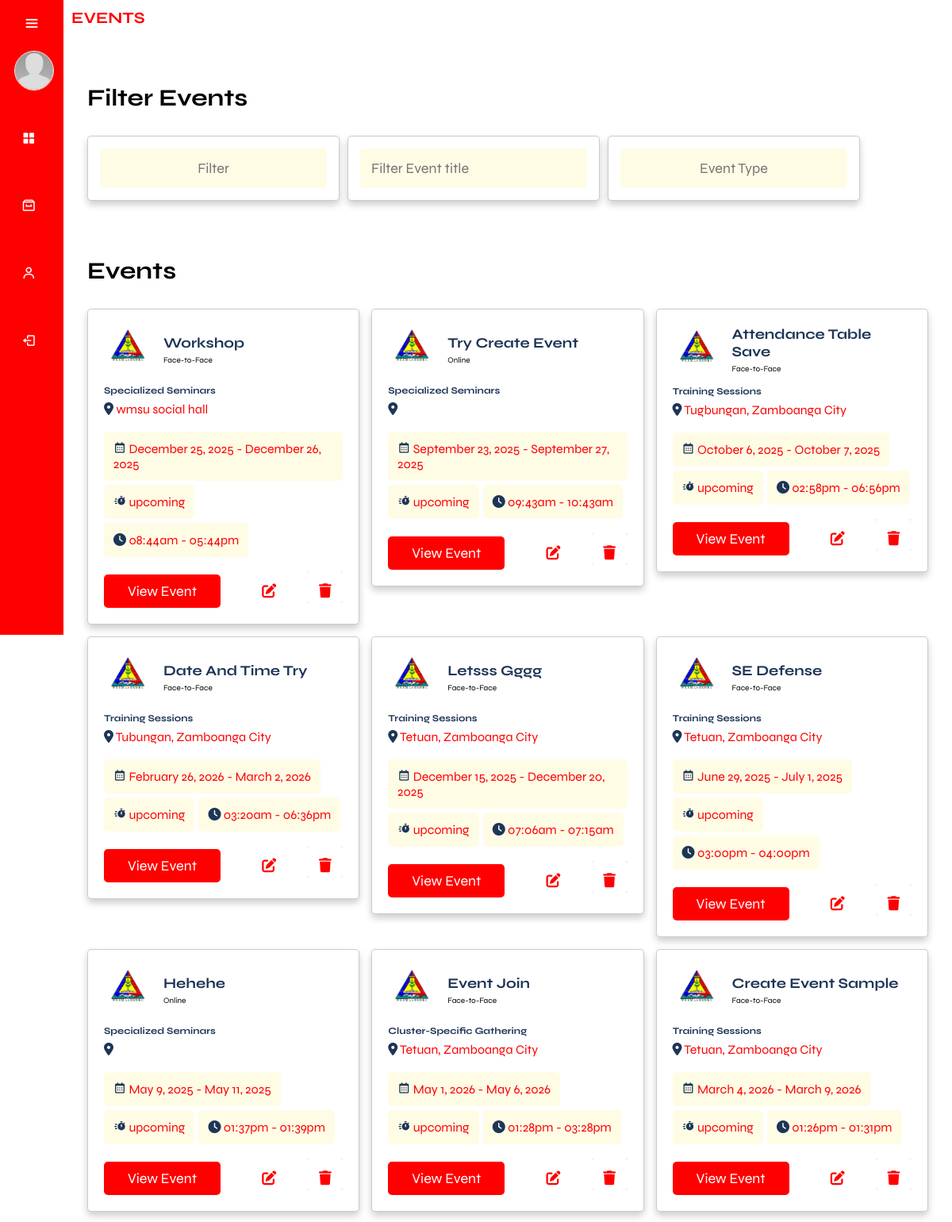
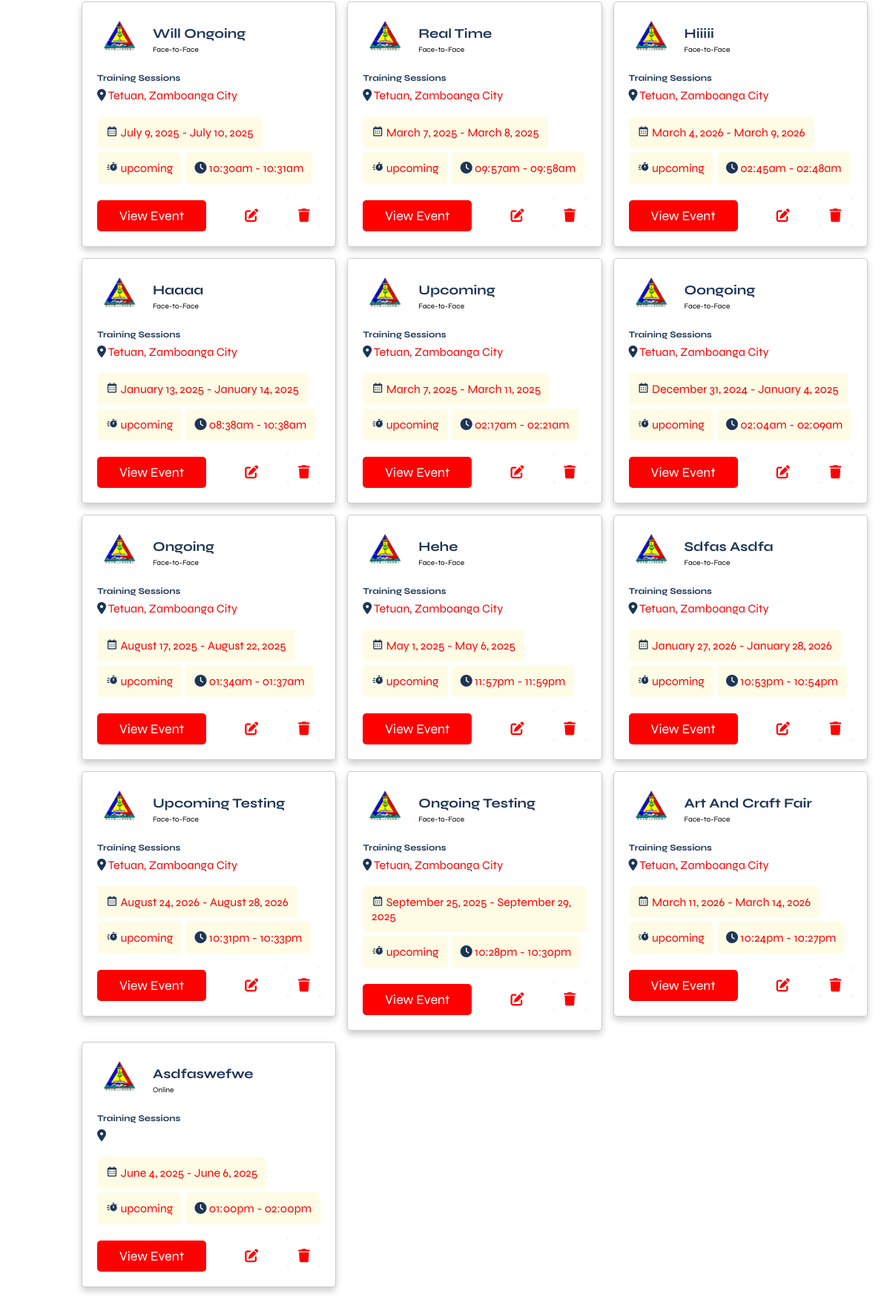
Screenshot of /admin/landingPage2.php with the database file from the repository (2 pictures, top to bottom).
### tables this page shows
CREATE TABLE `events` (
  `event_id` int(11) NOT NULL,
  `event_title` varchar(255) NOT NULL,
  `event_description` text DEFAULT NULL,
  `event_type` varchar(50) NOT NULL,
  `event_mode` varchar(50) NOT NULL,
  `event_photo_path` varchar(255) DEFAULT NULL,
  `location` varchar(255) NOT NULL,
  `date_start` date NOT NULL,
  `date_end` date NOT NULL,
  `time_start` time NOT NULL,
  `time_end` time NOT NULL,
  `date_created` timestamp NOT NULL DEFAULT current_timestamp(),
  `event_link` text DEFAULT NULL,
  `cancelReason` text NOT NULL,
  `event_cancel` varchar(255) NOT NULL,
  `participant_limit` int(11) NOT NULL
);

### function/F.getEventGrid.php (the view, shortened to what this page needs)
<?php
    require_once('../db.connection/connection.php');
    $sql = "SELECT * FROM Events WHERE NOW() < CONCAT(date_end, ' ', time_end) AND (event_cancel IS NULL OR event_cancel = '') ORDER BY date_created DESC";
    $result = mysqli_query($conn, $sql);
    while ($row = mysqli_fetch_assoc($result)) {
        $eventTitle = $row['event_title'];
        $eventLocation = $row['location'];
        $eventDateStart = date('F j, Y', strtotime($row['date_start']));
        $eventDateEnd = date('F j, Y', strtotime($row['date_end']));
        $eventTimeStart = date('h:ia', strtotime($row['time_start']));
        $eventTimeEnd = date('h:ia', strtotime($row['time_end']));
        $eventMode = $row['event_mode'];
        $eventType = $row['event_type'];
        $eventId = $row['event_id'];
        $eventTimeZone = new DateTimeZone('Asia/Manila');
        $currentDateTime = new DateTime('now', $eventTimeZone);
        $eventStartDateTime = new DateTime($row['date_start'] . ' ' . $row['time_start'], $eventTimeZone);
        $eventEndDateTime = new DateTime($row['date_end'] . ' ' . $row['time_end'], $eventTimeZone);
        $eventStatus = '';
        if ($currentDateTime >= $eventStartDateTime && $currentDateTime <= $eventEndDateTime) {
            $eventStatus = 'ongoing';
        } elseif ($currentDateTime < $eventStartDateTime) {
            $eventStatus = 'upcoming';
        }
        if ($eventStatus === 'upcoming' || $eventStatus === 'ongoing') {
?>
            <div class="box" data-start-date="<?php echo $eventStartDateTime->format('Y-m-d H:i:s'); ?>" data-end-date="<?php echo $eventEndDateTime->format('Y-m-d H:i:s'); ?>">
                <div class="company">
                    <img src="img/wesmaarrdec-removebg-preview.png" alt="">
                    <div>
                        <h3><?php echo $eventTitle; ?></h3>
                        <span><?php echo $eventMode; ?></span>
                    </div>
                </div>
                <h3 class="event-title"><?php echo $eventType; ?></h3>
                <p class="location"><i class="fas fa-map-marker-alt"></i> <span><?php echo $eventLocation; ?></span></p>
                <div class="tags">
                    <p><i class='bx bx-calendar' ></i> <span><?php echo "$eventDateStart - $eventDateEnd"; ?></span></p>
                    <p><i class='bx bxs-timer'></i> <span><?php echo $eventStatus; ?></span></p>
                    <p><i class="fas fa-clock"></i> <span><?php echo "$eventTimeStart - $eventTimeEnd"; ?></span></p>
                </div>
                <div class="flex-btn">
                    <a href="view_event.php?event_id=<?php echo $row['event_id']; ?>" class="btn">view event</a>
                    <a href="editEventGrid.php?event_id=<?php echo $eventId; ?>" class="fa-solid fa-pen-to-square"></a>
                    <a href="javascript:void(0);" onclick="confirmDeleteEvent(<?php echo $eventId; ?>);">
                        <button class="btn_delete"><i class="fa fa-trash"></i></button>
                    </a>
                </div>
            </div>
<?php
        }
    }
?>

### admin/landingPage2.php (shortened to what this page needs)
<!DOCTYPE html>
<html lang="en">
<head>
    <link href='https://unpkg.com/boxicons@2.1.4/css/boxicons.min.css' rel='stylesheet'>
    <link rel="stylesheet" href="css/main.css">
</head>
<body>
    <?php
    require_once('../db.connection/connection.php');
    ?>
    <div class="sidebar">
        <div class="top">
            <i class="bx bx-menu" id="btnn"></i>
        </div>
        <div class="user">
            <?php if (!empty($Image)): ?>
                <img src="../assets/img/profilePhoto/<?php echo $Image; ?>" alt="user" class="user-img">
            <?php else: ?>
                <img src="../assets/img/profile.jpg" alt="default user" class="user-img">
            <?php endif; ?>
            <div>
            </div>
        </div>
        <ul>
            <li class="nav-sidebar">
                <a href="adminDashboard.php">
                    <i class="bx bxs-grid-alt"></i>
                </a>
            </li>
            <li class="events-side2 nav-sidebar">
                <a href="#" class="a-events">
                    <i class='bx bx-archive'></i>
                </a>
            </li>
            <li class="events-side nav-sidebar">
                <a href="#" class="a-events">
                    <i class='bx bx-user'></i>
                </a>
            </li>
            <li class="nav-sidebar">
                <a href="../login.php">
                    <i class="bx bx-log-out"></i>
                </a>
            </li>
        </ul>
    </div>
    <div class="main-content">
        <div class="containerr">
            <h3 class="dashboard">EVENTS</h3>
            <section class="event-filter">
                <h1 class="heading"></h1>
                <h1 class="heading">filter events</h1>
                <div class="flex2" style=" gap: 10px; margin-bottom:10px">
                    <form action="" method="post" style="margin-bottom:1rem; height:10%">
                        <div class="dropdown-container">
                            <div class="dropdown">
                                <input type="text" readonly name="eventDisplay" placeholder="Filter" maxlength="20"
                                    class="output">
                            </div>
                        </div>
                    </form>
                    <form action="" method="post" style="margin-bottom:1rem; height:10%">
                        <div class="flex">
                            <div class="box">
                                <input type="text" id="eventTitleInput" placeholder="Filter Event title" class="input">
                            </div>
                        </div>
                    </form>
                    <form action="" method="post" style="margin-bottom:1rem; height:10%">
                        <div class="dropdown-container">
                            <div class="dropdown">
                                <input type="text" readonly name="eventType" placeholder="event type" maxlength="20"
                                    class="output">
                            </div>
                        </div>
                    </form>
                </div>
            </section>
        </div>
        <div class="containerr">
            <section class="event-container">
                <h1 class="heading">events</h1>
                <div class="box-container" style="display: flex;flex-wrap: wrap;">
                    <?php include('../function/F.getEventGrid.php'); ?>
                </div>
            </section>
        </div>
    </div>
</body>
</html>

### admin/landingPage2.php (style rules this page uses)
.event-filter form .flex .box .input { width: 100%; border-radius: .5rem; color: var(--first-color-alt); margin: 0; background-color: var(--light-bg); font-size: 1.8rem; }
.flex2 { display: flex; }

### rows the page displays
events: event_title "Workshop", event_mode "Face-to-Face", event_type "Specialized Seminars", location "wmsu social hall", date_start "December 25, 2025", date_end "December 26, 2025", time_start "08:44am", time_end "05:44pm"
events: event_title "Try Create Event", event_mode "Online", event_type "Specialized Seminars", date_start "September 23, 2025", date_end "September 27, 2025", time_start "09:43am", time_end "10:43am"
events: event_title "Attendance Table Save", event_mode "Face-to-Face", event_type "Training Sessions", location "Tugbungan, Zamboanga City", date_start "October 6, 2025", date_end "October 7, 2025", time_start "02:58pm", time_end "06:56pm"
events: event_title "Date And Time Try", event_mode "Face-to-Face", event_type "Training Sessions", location "Tubungan, Zamboanga City", date_start "February 26, 2026", date_end "March 2, 2026", time_start "03:20am", time_end "06:36pm"
events: event_title "Letsss Gggg", event_mode "Face-to-Face", event_type "Training Sessions", location "Tetuan, Zamboanga City", date_start "December 15, 2025", date_end "December 20, 2025", time_start "07:06am", time_end "07:15am"
events: event_title "SE Defense", event_mode "Face-to-Face", event_type "Training Sessions", location "Tetuan, Zamboanga City", date_start "June 29, 2025", date_end "July 1, 2025", time_start "03:00pm", time_end "04:00pm"
events: event_title "Hehehe", event_mode "Online", event_type "Specialized Seminars", date_start "May 9, 2025", date_end "May 11, 2025", time_start "01:37pm", time_end "01:39pm"
events: event_title "Event Join", event_mode "Face-to-Face", event_type "Cluster-Specific Gathering", location "Tetuan, Zamboanga City", date_start "May 1, 2026", date_end "May 6, 2026", time_start "01:28pm", time_end "03:28pm"
events: event_title "Create Event Sample", event_mode "Face-to-Face", event_type "Training Sessions", location "Tetuan, Zamboanga City", date_start "March 4, 2026", date_end "March 9, 2026", time_start "01:26pm", time_end "01:31pm"
events: event_title "Will Ongoing", event_mode "Face-to-Face", event_type "Training Sessions", location "Tetuan, Zamboanga City", date_start "July 9, 2025", date_end "July 10, 2025", time_start "10:30am", time_end "10:31am"
events: event_title "Real Time", event_mode "Face-to-Face", event_type "Training Sessions", location "Tetuan, Zamboanga City", date_start "March 7, 2025", date_end "March 8, 2025", time_start "09:57am", time_end "09:58am"
events: event_title "Hiiiii", event_mode "Face-to-Face", event_type "Training Sessions", location "Tetuan, Zamboanga City", date_start "March 4, 2026", date_end "March 9, 2026", time_start "02:45am", time_end "02:48am"
events: event_title "Haaaa", event_mode "Face-to-Face", event_type "Training Sessions", location "Tetuan, Zamboanga City", date_start "January 13, 2025", date_end "January 14, 2025", time_start "08:38am", time_end "10:38am"
events: event_title "Upcoming", event_mode "Face-to-Face", event_type "Training Sessions", location "Tetuan, Zamboanga City", date_start "March 7, 2025", date_end "March 11, 2025", time_start "02:17am", time_end "02:21am"
events: event_title "Oongoing", event_mode "Face-to-Face", event_type "Training Sessions", location "Tetuan, Zamboanga City", date_start "December 31, 2024", date_end "January 4, 2025", time_start "02:04am", time_end "02:09am"
events: event_title "Ongoing", event_mode "Face-to-Face", event_type "Training Sessions", location "Tetuan, Zamboanga City", date_start "August 17, 2025", date_end "August 22, 2025", time_start "01:34am", time_end "01:37am"
events: event_title "Hehe", event_mode "Face-to-Face", event_type "Training Sessions", location "Tetuan, Zamboanga City", date_start "May 1, 2025", date_end "May 6, 2025", time_start "11:57pm", time_end "11:59pm"
events: event_title "Sdfas Asdfa", event_mode "Face-to-Face", event_type "Training Sessions", location "Tetuan, Zamboanga City", date_start "January 27, 2026", date_end "January 28, 2026", time_start "10:53pm", time_end "10:54pm"
events: event_title "Upcoming Testing", event_mode "Face-to-Face", event_type "Training Sessions", location "Tetuan, Zamboanga City", date_start "August 24, 2026", date_end "August 28, 2026", time_start "10:31pm", time_end "10:33pm"
events: event_title "Ongoing Testing", event_mode "Face-to-Face", event_type "Training Sessions", location "Tetuan, Zamboanga City", date_start "September 25, 2025", date_end "September 29, 2025", time_start "10:28pm", time_end "10:30pm"
events: event_title "Art And Craft Fair", event_mode "Face-to-Face", event_type "Training Sessions", location "Tetuan, Zamboanga City", date_start "March 11, 2026", date_end "March 14, 2026", time_start "10:24pm", time_end "10:27pm"
events: event_title "Asdfaswefwe", event_mode "Online", event_type "Training Sessions", date_start "June 4, 2025", date_end "June 6, 2025", time_start "01:00pm", time_end "02:00pm"
